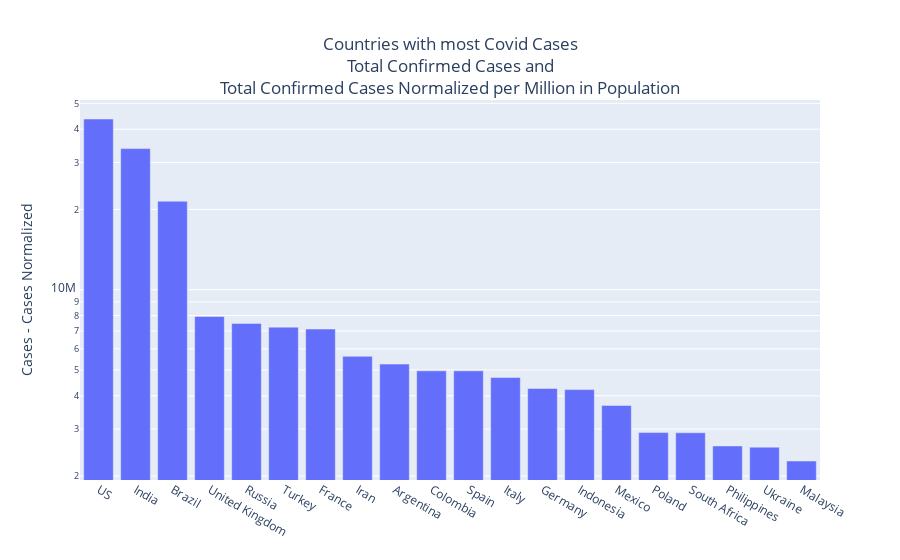

Notebook cell for this chart:
### Code cell
countries=cntry_confirmed .index
cumulative = cntry_confirmed .iloc[:,-1]

fig = go.Figure(data=[
    go.Bar(name='Total Cases', x=countries, y=cumulative),
    go.Bar(name='Normalized', x=countries, y=cumulative / population )
])
# Change the bar mode
fig.update_layout(barmode='group')
fig.update_yaxes(type='log')

fig.update_layout(title="Countries with most Covid Cases<br>Total Confirmed Cases and<br>Total Confirmed Cases Normalized per Million in Population",
                title_x=0.5,
                  yaxis_title="Cases - Cases Normalized")
fig.show()

### Figure 1 — Plotly figure (JSON) as saved in the notebook; plotly's stock layout.template omitted (floating-point values rounded to 4 significant figures)
{"data": [{"name": "Total Cases", "type": "bar", "x": ["US", "India", "Brazil", "United Kingdom", "Russia", "Turkey", "France", "Iran", "Argentina", "Colombia", "Spain", "Italy", "Germany", "Indonesia", "Mexico", "Poland", "South Africa", "Philippines", "Ukraine", "Malaysia"], "y": [43683048, 33834702, 21468121, 7937810, 7474850, 7238237, 7120214, 5624128, 5259738, 4962054, 4961128, 4682034, 4260494, 4219284, 3678980, 2910866, 2906422, 2593399, 2566875, 2277565]}, {"name": "Normalized", "type": "bar", "x": ["US", "India", "Brazil", "United Kingdom", "Russia", "Turkey", "France", "Iran", "Argentina", "Colombia", "Spain", "Italy", "Germany", "Indonesia", "Mexico", "Poland", "South Africa", "Philippines", "Ukraine", "Malaysia"], "y": [[], [245700.0], [1011000.0], [1171000.0], [512200.0], [860100.0], [1091000.0], [671400.0], [1166000.0], [977300.0], [1061000.0], [774200.0], [508800.0], [154600.0], [286000.0], [769000.0], [491300.0], [237300.0], [586200.0], [705600.0]]}], "layout": {"barmode": "group", "title": {"text": "Countries with most Covid Cases<br>Total Confirmed Cases and<br>Total Confirmed Cases Normalized per Million in Population", "x": 0.5}, "yaxis": {"title": {"text": "Cases - Cases Normalized"}, "type": "log"}}}
